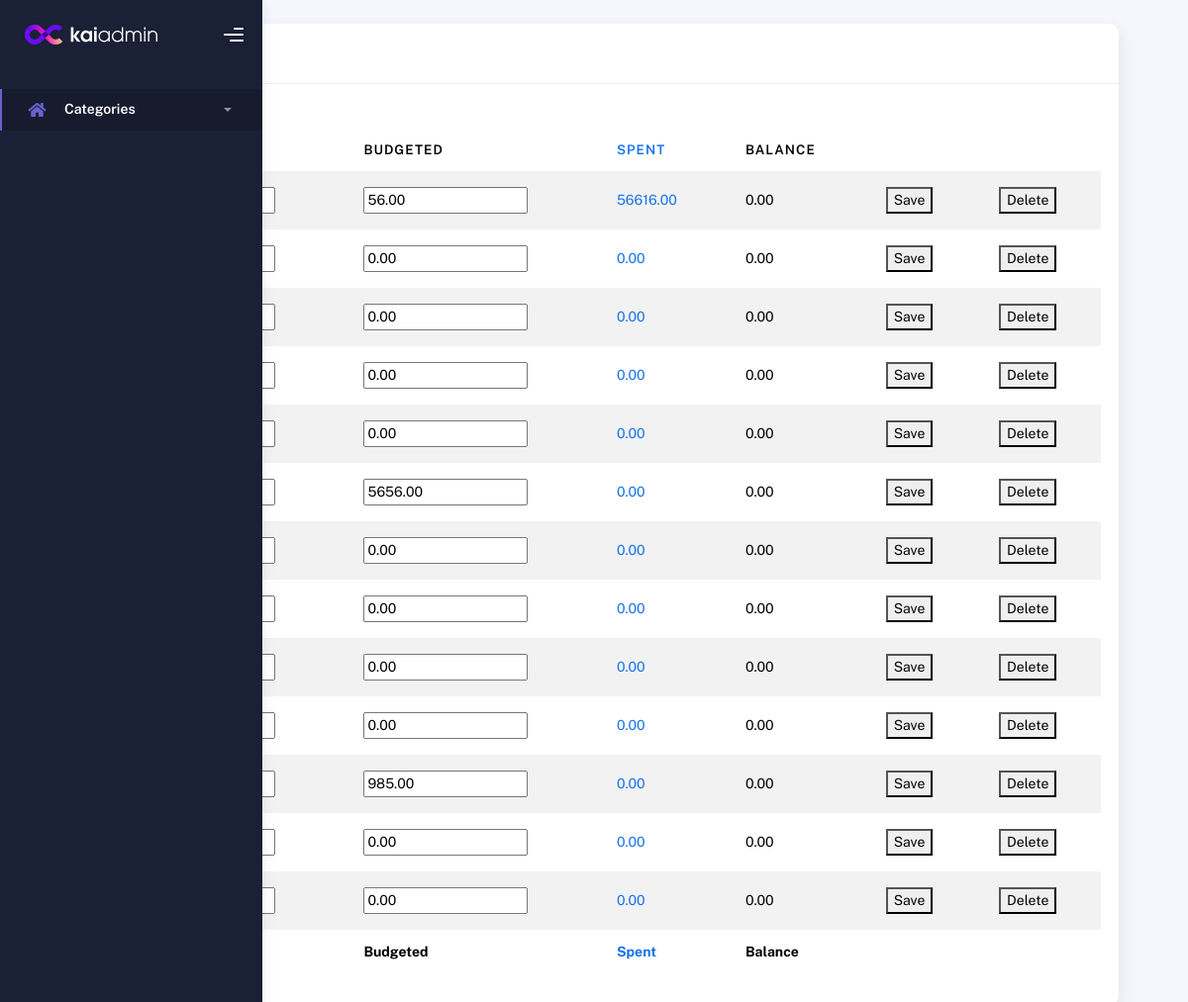
Page /dashboard/summary/ (signed in) on the earlier database version.
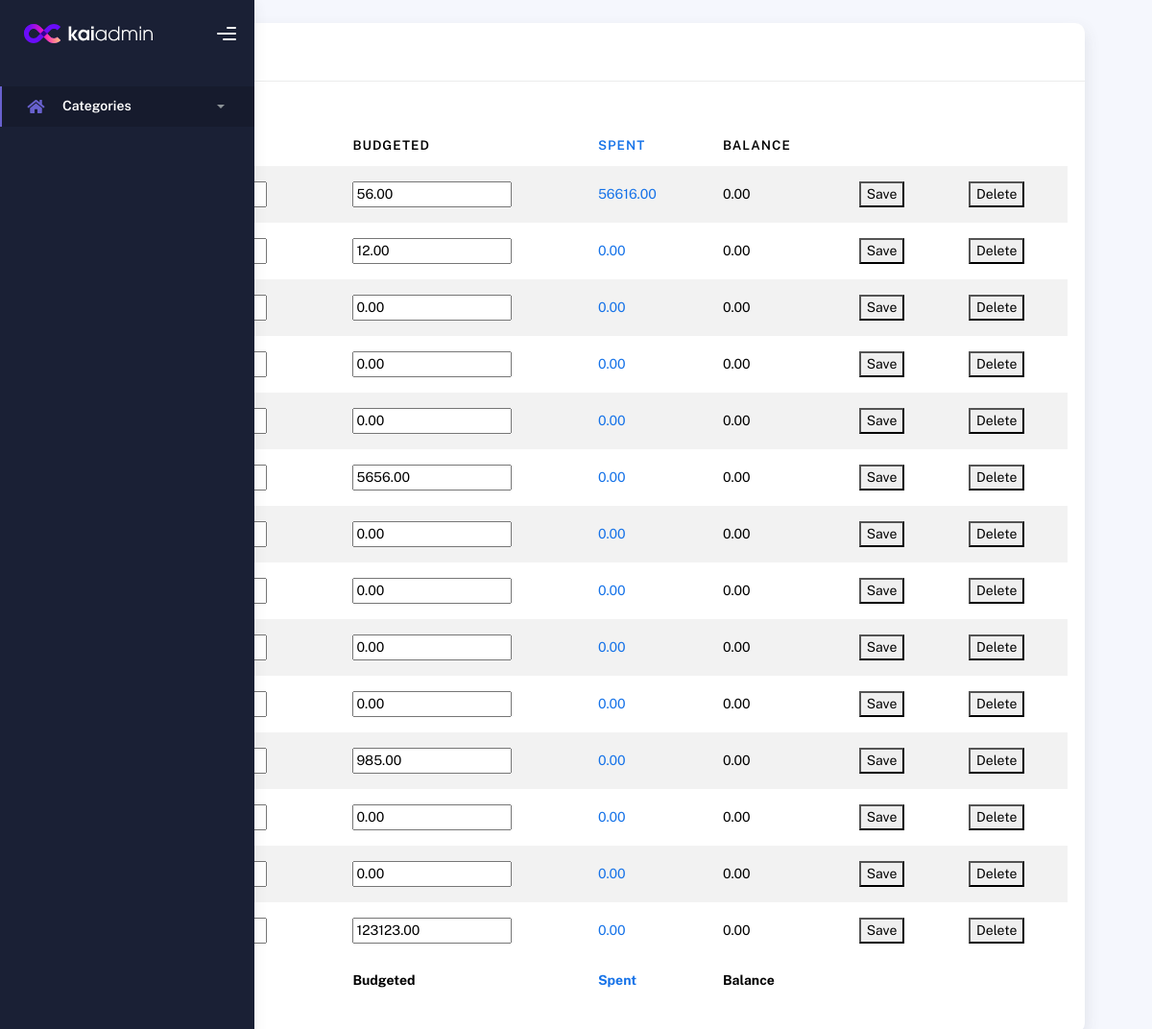
Same page on the later database version.
### bucketapp/models.py (models this page shows, shortened)
class Category(models.Model):
    category_id = models.BigAutoField(primary_key=True)  # Auto-incrementing primary key field
    category_user = models.ForeignKey(User, on_delete=models.CASCADE)  # Foreign key linking to the User model,
    category_name = models.CharField(max_length=15)  # CharField for the category name with a max length of 15
    category_privacy = models.BooleanField()  # Boolean field indicating if the category is private
    budgeted = models.DecimalField(max_digits=10, decimal_places=2, default=0.0)  # Decimal field for the budgeted
    spent = models.DecimalField(max_digits=10, decimal_places=2, default=0.0)  # Decimal field for the amount spent
    balance = models.DecimalField(max_digits=10, decimal_places=2, default=0.0)  # Decimal field for the balance

### bucketapp/views/management/category.py (the view, shortened to what this page needs)
# urls.py: path('dashboard/summary/', CategoryView.as_view(), name='summary'),
class CategoryView(View, LoginRequiredMixin):
    def __init__(self, **kwargs):
        super().__init__(**kwargs)
        self.template_name = 'bucketapp/category.html'  # Define the template to be used for rendering
        self.function_mapping = {
            "save": self.save_category,
            "add_new": self.add_new_category,
            "delete": self.delete_category,
        }
    def get(self, request):
        category_records = Category.objects.filter(category_user=request.user)
        return render(request, self.template_name, {
            'category_records': category_records,
        })

### bucketapp/context_processors.py (called while the page is built)
def get_links():
    links = {
        "authenticated": {
            'Log out': reverse('logout'),
            'Onetime Payment': reverse('add_onetime_payment'),
            'Repeated Payment': reverse('add_repeated_payment'),
            'Summary': reverse('summary'),
        },
        "unauthenticated": {
            'Log in': reverse('login'),
            'Sign Up': reverse('signup')
        }
    }
    return links

def get_uni_access_links(request):
    links = get_links()
    if request.user.is_authenticated:
        access_links = links["authenticated"]
    else:
        access_links = links["unauthenticated"]
    return {'u_links': access_links}

### bucketapp/templates/bucketapp/category.html (shortened to what this page needs)
{% extends 'bucketapp/reusable/header.html' %}
{% block page %}Categories{% endblock %}
{% block content %}
<div class="container">
  <div class="page-inner">
    <div class="page-header">
      <div class="col-md-12">
        <div class="card">
          <div class="card-header">
            <h4 class="card-title">Categories</h4>
          </div>
          <div class="card-body">
            <div class="table-responsive">
                <form method="post">
                    <button name="submit" value="add_new">Add new</button>
                </form>
              <table id="multi-filter-select" class="display table table-striped table-hover">
                <thead>
                    <tr>
                        <th>Category</th>
                        <th>Budgeted</th>
                        <th><a href="{% url 'summary' %}">Spent</a></th>
                        <th>Balance</th>
                    </tr>
                </thead>
                <tfoot>
                    <tr>
                        <th>Category</th>
                        <th>Budgeted</th>
                        <th><a href="{% url 'summary' %}">Spent</a></th>
                        <th>Balance</th>
                    </tr>
                </tfoot>
                <tbody>
                    {% for category in category_records %}
                        <tr>
                            <form method="post">
                                <td>
                                </td>
                                <td>
                                    <input type="number" name="budgeted" value="{{ category.budgeted }}" />
                                </td>
                                <td>
                                    <a href="{% url 'summary' %}" >{{ category.spent }}</a>
                                </td>
                                <td>
                                    {{ category.balance }}
                                </td>
                                <td>
                                    <button name="submit" value="save">Save</button>
                                </td>
                                <td>
                                    <button name="submit" value="delete">Delete</button>
                                </td>
                            </form>
                        </tr>
                    {% endfor %}
                </tbody>
              </table>
            </div>
          </div>
        </div>
      </div>
    </div>
  </div>
</div>
{% endblock %}

Differences in the rows shown:
changed Category (number 2 of 14 on the later page): budgeted "0.00" → "12.00"
added Category: budgeted "123123.00", spent "0.00", balance "0.00"
